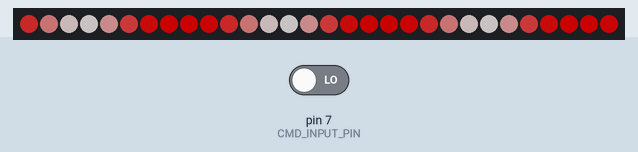
This sketch was run on a simulated Arduino Uno, built with avr-gcc and run on an emulated ATmega328P. Parts: 30 RGB LEDs in strip order, left to right. Inputs (shaded band) come from the test bench; at power-on: pin 7 (CMD_INPUT_PIN) LOW. Dim RGB values are drawn brighter than linear; random numbers use the default seed unless the sketch sets one.

Above: at 0.12 s.
At 4.96 s:
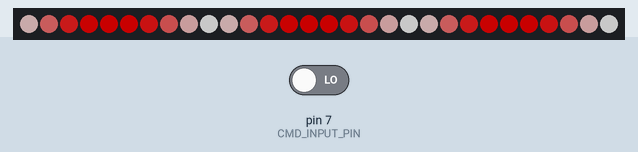
At 9.79 s:
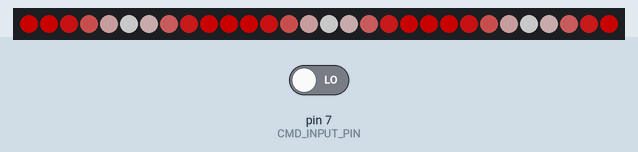
At 19.85 s:
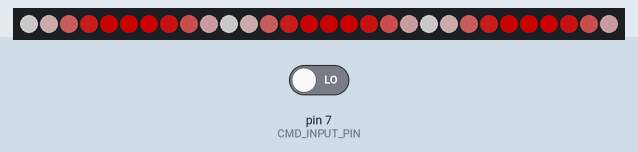
At 29.72 s:
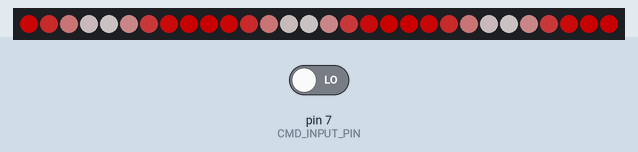
At 39.58 s:
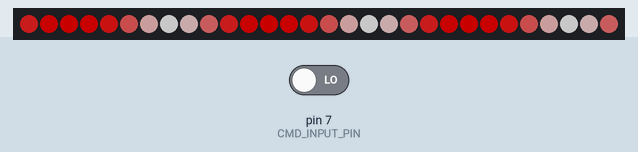

The sketch:

LEDStrips.ino
```cpp
#include <FastLED.h>

//Constants related to hardware setup
#define NUM_LEDS 30
#define LED_PIN          5
#define CMD_INPUT_PIN    7

// Overall brigness control
#define BRIGHTNESS 100
// Desired FPS for the strip
#define FRAMES_PER_SECOND 120


const long pulseLengthYellowCone = 1000; //pulse length in microseconds to command yellow cone display
const long pulseLengthYellowConeAttention = 750; //pulse length in microseconds to command yellow cone display
const long pulseLengthPurpleCube = 1500; //pulse length in microseconds to command purple cube display
const long pulseLengthPurpleCubeAttention = 1250; //pulse length in microseconds to command purple cube display
const long pulseLengthGreenBlink = 2000;  //pulse length in microseconds to command green blink
const long pulseLengthTolerance = 100; //command pulse length tolerance


//Buffer containing the desired color of each LED
CRGB led[NUM_LEDS];
int pulseLen_us;

/**
 * One-time Init, at startup
 */
void setup()
{
  FastLED.setBrightness(BRIGHTNESS);
  FastLED.addLeds<NEOPIXEL, LED_PIN>(led, NUM_LEDS);

  //Set up a debug serial port
  Serial.begin(115200);

  //Configure the roboRIO communication pin to recieve data
  pinMode(CMD_INPUT_PIN, INPUT);

  FastLED.show(); //Ensure we get one LED update in prior to periodic - should blank out all LED's

  Fire_init();
}
/**
 * Periodic call. Will be called again and again.
 */
void loop()
{

  // do some periodic updates
  EVERY_N_MILLISECONDS(200)
  {
    pulseLen_us = pulseIn(CMD_INPUT_PIN, HIGH, 50000);
  }

    //Decode command PWM and display commanded image - default is team number + logo
  if(pulseLen_us <= (pulseLengthYellowCone + pulseLengthTolerance) && pulseLen_us >= (pulseLengthYellowCone - pulseLengthTolerance)){
    ColorSparkle_update(255, 255, 0);
  } else if(pulseLen_us <= (pulseLengthPurpleCube + pulseLengthTolerance) && pulseLen_us >= (pulseLengthPurpleCube - pulseLengthTolerance)){
    ColorSparkle_update(255, 0, 200);
  } else if(pulseLen_us <= (pulseLengthGreenBlink + pulseLengthTolerance) && pulseLen_us >= (pulseLengthGreenBlink - pulseLengthTolerance)){
    Green_Alert();
  } else {
    CasseroleColorStripeChase_update();
  }

  // send the 'leds' array out to the actual LED strip
  FastLED.show();
  // insert a delay to keep the framerate modest
  FastLED.delay(1000 / FRAMES_PER_SECOND);


}

//**************************************************************
// Pattern: Casserole Color Stripes
//**************************************************************
#define STRIPE_WIDTH_PIXELS 5.0
#define STRIPE_SPEED_PIXELS_PER_LOOP 0.005
void CasseroleColorStripeChase_update()
{
  static double zeroPos = 0;
  zeroPos += STRIPE_SPEED_PIXELS_PER_LOOP;
  for (int i = 0; i < NUM_LEDS; i++)
  {

    //Create a "bumpy" waveform that shifts down the strip over time
    //Output range shoudl be [0,1]
    double pctDownStrip = (double)i / NUM_LEDS;
    double numCyclesOnStrip = (double)NUM_LEDS / (double)STRIPE_WIDTH_PIXELS / 2.0;
    double colorBump = sin(2 * PI * numCyclesOnStrip * (pctDownStrip - zeroPos)) * 0.5 + 0.5;

    //Square the value so that the edge is sharper.
    colorBump *= colorBump;

    //Scale to LED units
    colorBump *= 255;

    //Set the pixel color
    setPixel(i, 255,          //Red
             (int)colorBump,  //Green
             (int)colorBump); //Blue
  }
}

//**************************************************************
// Pattern: Solid Color Sparkle
//**************************************************************
#define CYCLE_FREQ_LOOPS
void ColorSparkle_update(int red, int grn, int blu)
{
  for (int i = 0; i < NUM_LEDS; i++)
  {

    //Set all LED's to the input color, but
    //Randomly set an LED to white.
    if (random(0, NUM_LEDS) <= 0.15)
    {
      //shiny!
      setPixel(i, 255,    //Red
               (int)255,  //Green
               (int)255); //Blue
    }
    else
    {
      //Normal Color
      setPixel(i, red,    //Red
               (int)grn,  //Green
               (int)blu); //Blue
    }
  }
}
//**************************************************************
// Pattern: Rainbow Fade Chase
//**************************************************************
void Rainbow_Fade_Chase()
{
  static uint8_t hue = 0;
  //establish a counter
  static int counter = 0;
  static boolean up;
  if (counter == 0)
  {
    up = true;
  }
  else if (counter == NUM_LEDS)
  {
    up = false;
  }
  if (up == true)
  {
    counter++;
  }
  else if (up == false)
  {
    counter--;
  }
  led[counter] = CHSV(hue++, 255, 255);
  fadeall();
  led[counter] = CHSV(hue++, 255, 255);
  fadeall();
}


//**************************************************************
// Pattern: Particle Fire
//**************************************************************
#define NUM_PARTICLES 30
double particle_locations[NUM_PARTICLES];
double particle_velocities[NUM_PARTICLES];
double particle_temperatures[NUM_PARTICLES];
double particle_cooling_rates[NUM_PARTICLES];

double randFloat(double minVal, double maxVal){
  return random(minVal * 1000.0, maxVal * 1000.0) / 1000.0;
}

void Fire_init_particle(int idx){
  particle_locations[idx] = 1;
  particle_velocities[idx] = randFloat(0.5,2.2);
  particle_temperatures[idx] = randFloat(0.8,1);
  particle_cooling_rates[idx] = randFloat(0.03,0.05);
}

void Fire_init()
{
  for(int idx = 0; idx < NUM_PARTICLES; idx++){
    Fire_init_particle(idx);
  }

}

//maps a 0-1 temperatiure to a hue
double Fire_temp_to_hue(double temp_in){
  return 0 + temp_in * 45.0;
}

//Maps a 0-1 temperature to an  intensity
double Fire_temp_to_intensity(double temp_in){
  return temp_in  * 255;
}

//Maps a 0-1 temperature to a saturation
double Fire_temp_to_sat(double temp_in){
  return (1.0 - 0.5*(temp_in * temp_in)) * 255;
}


void Fire_update()
{

    //update all particles
    for(int idx = 0; idx < NUM_PARTICLES; idx++){
      particle_locations[idx] += particle_velocities[idx];
      particle_temperatures[idx] -= particle_cooling_rates[idx];

      //terminal case, reset particle
      if(particle_locations[idx] > NUM_LEDS || particle_temperatures[idx] < 0){
        Fire_init_particle(idx);
      }
    }

    //clear all leds
    for(int idx = 0; idx < NUM_LEDS; idx++){
      led[idx] = CHSV(0, 0, 0);
    }

    // display all particles
    for(int idx = 0; idx < NUM_PARTICLES; idx++){
      int hue = round(Fire_temp_to_hue(particle_temperatures[idx]));
      int sat = round(Fire_temp_to_sat(particle_temperatures[idx]));
      int value = round(Fire_temp_to_intensity(particle_temperatures[idx]));

      int firstLEDIdx = floor(particle_locations[idx]);
      int secondLEDIdx = ceil(particle_locations[idx]);
      double firstLEDFrac = 1.0 - (particle_locations[idx] - (double)firstLEDIdx);
      double secondLEDFrac = 1.0 - ((double)secondLEDIdx - particle_locations[idx]);

      led[firstLEDIdx] += CHSV(hue, sat, value * firstLEDFrac);
      led[secondLEDIdx] += CHSV(hue, sat, value * secondLEDFrac);
    }

    //Bottom Blue source
    led[0] += CRGB(0, 0, 200);
    led[1] += CRGB(0, 0, 100);
    led[2] += CRGB(0, 0, 50);


}

//**************************************************************
// Pattern:Blue Fade
//**************************************************************
void Blue_Fade(){
  static double b = 0;
  static int bluemode = 0;
  static boolean bluefade;

  if(b<=0){
    bluefade = true;
    bluemode++;
    if(bluemode == 2){
      bluemode = 0;
    }
    b = 0.1;
  }
  else if(254<=b){
    bluefade = false;
    b = 254;
  }

  if (bluefade==true){
    b+=2.0;
  }
  else if(bluefade==false){
    b-=2.0;
  }

  for (int i = 0; i < NUM_LEDS; i++){
    if((bluemode%2)==1){
      led[i] = CRGB(0, 0, b);
    }
    else{
      led[i] = CRGB(b, b, b);
    }
  }
}

//**************************************************************
// Pattern:Green Alert
//**************************************************************
void Green_Alert(){
  static double g = 0;
  static int greenmode = 0;
  static boolean greenFade;

  if(g<=0){
    greenFade = true;
    greenmode++;
    if(greenmode == 2){
      greenmode = 0;
    }
    g = 0.1;
  }
  else if(254.0<=g){
    greenFade = false;
    g = 254.0;
  }

  if (greenFade==true){
    g+=40.0;
  }
  else if(greenFade==false){
    g-=40.0;
  }

  for (int i = 0; i < NUM_LEDS; i++){
    led[i] = CRGB(0,0,g);
  }
}

//**************************************************************
// Pattern:Red Fade
//**************************************************************
void Red_Fade(){
  static double r = 0;
  static int redmode = 0;
  static boolean redfade;

  if(r<=0){
    redfade = true;
    redmode++;
    if(redmode == 2){
      redmode = 0;
    }
    r = 0.1;
  }
  else if(254<=r){
    redfade = false;
    r = 254;
  }

  if (redfade==true){
    r+=2.0;
  }
  else if(redfade==false){
    r-=2.0;
  }

  for (int i = 0; i < NUM_LEDS; i++){
    if((redmode%2)==1){
      led[i] = CRGB(r, 0, 0);
    }
    else{
      led[i] = CRGB(r, r, r);
    }
  }
}

//**************************************************************
// Utilities
//**************************************************************
void setPixel(int Pixel, byte red, byte green, byte blue)
{
  // FastLED
  led[Pixel].r = red;
  led[Pixel].b = green;
  led[Pixel].g = blue; //our strips are rbg thbbbttt
}
void fadeall(){
  for (int i = 0; i < NUM_LEDS; i++){
    led[i].nscale8(250);
  }
}
```
